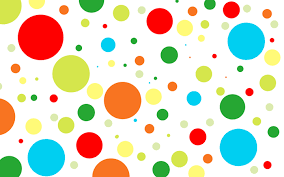
#> input picture 13-aug/circles.jpg, 284 x 177 px
$ jupyter execute 'Circle Detection.ipynb'
#> lines starting #> are read from the running program, lines starting #| are printed output that depends on the picture; after the words box and inside, x2 and y2 are one past the last pixel; in counts of white or black regions, pixels touching at a corner belong together
[cell 1]
import cv2
import numpy as np
import matplotlib.pyplot as plt

[cell 2]
image = cv2.imread('circles.jpg')
#> image is the input picture: shape (177, 284, 3); mean B, G, R 199.1, 221, 222.9

[cell 3]
gray = cv2.cvtColor(image, cv2.COLOR_BGR2GRAY)
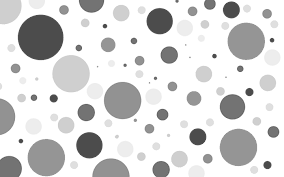
#> gray: shape (177, 284); min 76, max 255, mean 219.1

[cell 4]
gray = cv2.medianBlur(gray, 5)

[cell 5]
circles = cv2.HoughCircles(gray, cv2.HOUGH_GRADIENT, 1, 20,
                           param1=50, param2=30, minRadius=0, maxRadius=0)
#> circles = 27 rows, first 8: [40.5, 36.5, 22.1], [122.5, 99.5, 18.3], [70.5, 73.5, 19.1], [237.5, 147.5, 18.3], [45.5, 157.5, 19.1], [159.5, 20.5, 13.2], [110.5, 176.5, 18.8], [203.5, 73.5, 8.2]

[cell 6]
circles = np.uint16(np.around(circles))
#> circles = 27 rows, first 8: [40, 36, 22], [122, 100, 18], [70, 74, 19], [238, 148, 18], [46, 158, 19], [160, 20, 13], [110, 176, 19], [204, 74, 8]

[cell 7]
for i in circles[0, :]:
    cv2.circle(image, (i[0], i[1]), i[2], (0, 255, 0), 2)
    cv2.circle(image, (i[0], i[1]), 2, (0, 0, 255), 3)
#> this loop made 27 passes
#> i on passes 1 to 12: [40, 36, 22], [122, 100, 18], [70, 74, 19], [238, 148, 18], [46, 158, 19], [160, 20, 13], [110, 176, 19], [204, 74, 8], [66, 124, 8], [120, 12, 8], [268, 82, 8], [88, 144, 12]
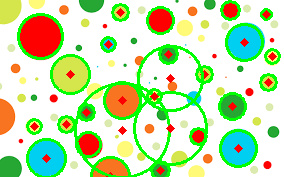
#> image: shape (177, 284, 3); 15.28% of pixels changed, all inside (x1, y1, x2, y2) = (17, 0, 281, 177)

[cell 8]
plt.imshow(cv2.cvtColor(image, cv2.COLOR_BGR2RGB))
plt.show()

$ run again, with 13-aug/field_template.jpg copied over 13-aug/circles.jpg
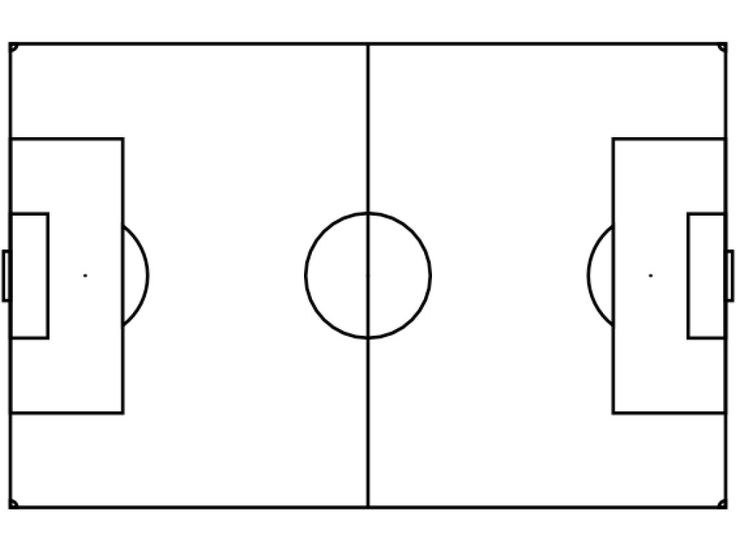
#> input picture 13-aug/field_template.jpg, 736 x 552 px
#> image is the input picture: shape (552, 736, 3); min 0, max 255, mean 244
#> `gray = cv2.medianBlur(gray, 5)`:
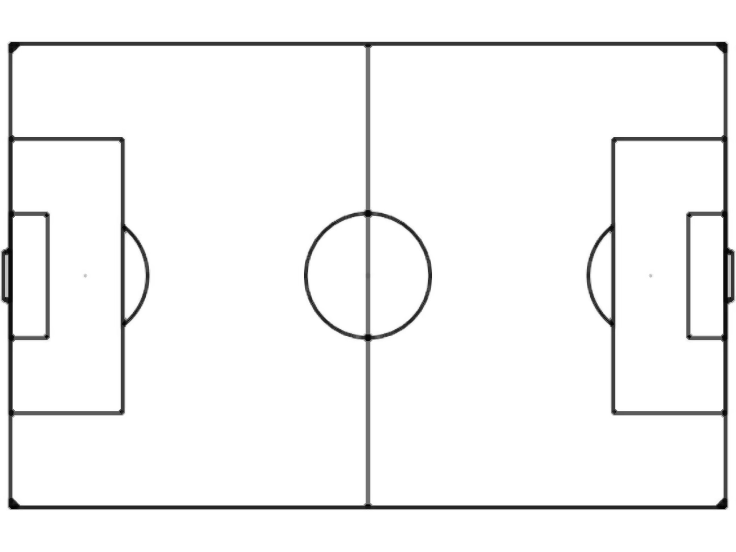
#> gray: shape (552, 736); min 0, max 255, mean 245.2
#> `circles = cv2.HoughCircles(gray, cv2.HOUGH_GRADIENT, 1, 20, param1=50,..`: circles = 66 rows, first 8: [367.5, 274.5, 60.5], [235.5, 275.5, 235], [490.5, 265.5, 243.8], [278.5, 275.5, 234.5], [252.5, 292.5, 251.9], [216.5, 293.5, 215.7], [485.5, 289.5, 248.6], [519.5, 290.5, 214.7]
#> `circles = np.uint16(np.around(circles))`: circles = 66 rows, first 8: [368, 274, 60], [236, 276, 235], [490, 266, 244], [278, 276, 234], [252, 292, 252], [216, 294, 216], [486, 290, 249], [520, 290, 215]
#> the loop `for i in circles[0, :]:` made 66 passes
#> after the loop `for i in circles[0, :]:`:
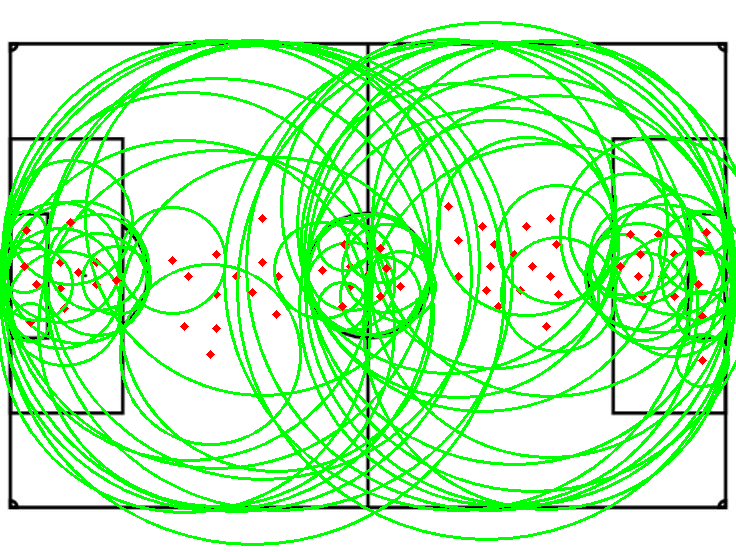
#> image: shape (552, 736, 3); mean B, G, R 183.4, 248.1, 184.9

$ run again, with 13-aug/field_template1.jpg copied over 13-aug/circles.jpg
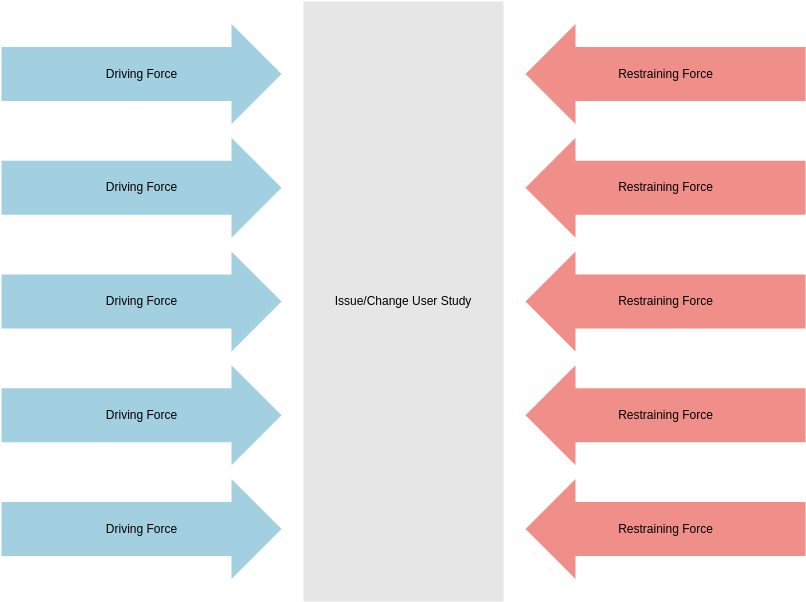
#> input picture 13-aug/field_template1.jpg, 806 x 602 px
#> image is the input picture: shape (602, 806, 3); mean B, G, R 225.1, 223.4, 231.1
#> `gray = cv2.cvtColor(image, cv2.COLOR_BGR2GRAY)`:
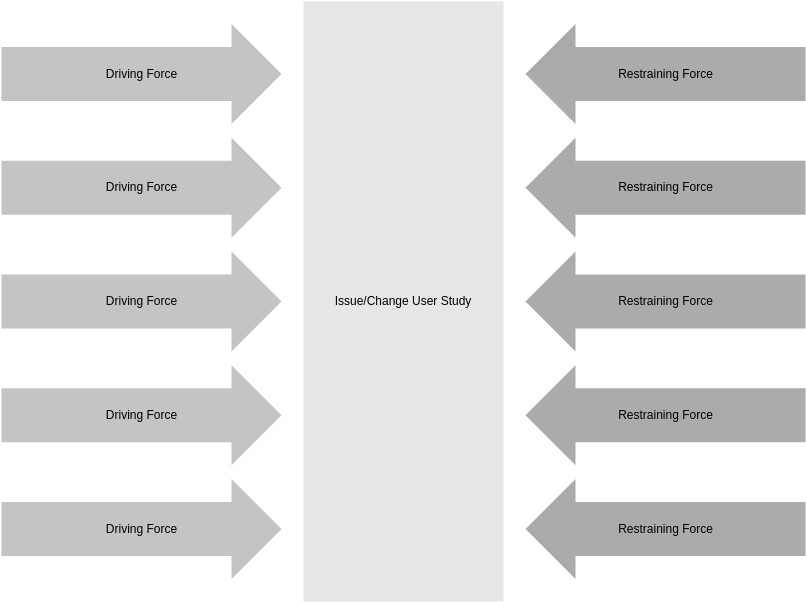
#> gray: shape (602, 806); min 0, max 255, mean 225.8
#> `circles = cv2.HoughCircles(gray, cv2.HOUGH_GRADIENT, 1, 20, param1=50,..`: circles = 31 rows, first 8: [371.5, 415.5, 144.2], [374.5, 187.5, 146.7], [335.5, 415.5, 119.3], [478.5, 301.5, 113.6], [332.5, 187.5, 117.6], [88.5, 415.5, 87.9], [194.5, 414.5, 86.8], [198.5, 301.5, 59.1]
#> `circles = np.uint16(np.around(circles))`: circles = 31 rows, first 8: [372, 416, 144], [374, 188, 147], [336, 416, 119], [478, 302, 114], [332, 188, 118], [88, 416, 88], [194, 414, 87], [198, 302, 59]
#> the loop `for i in circles[0, :]:` made 31 passes
#> after the loop `for i in circles[0, :]:`:
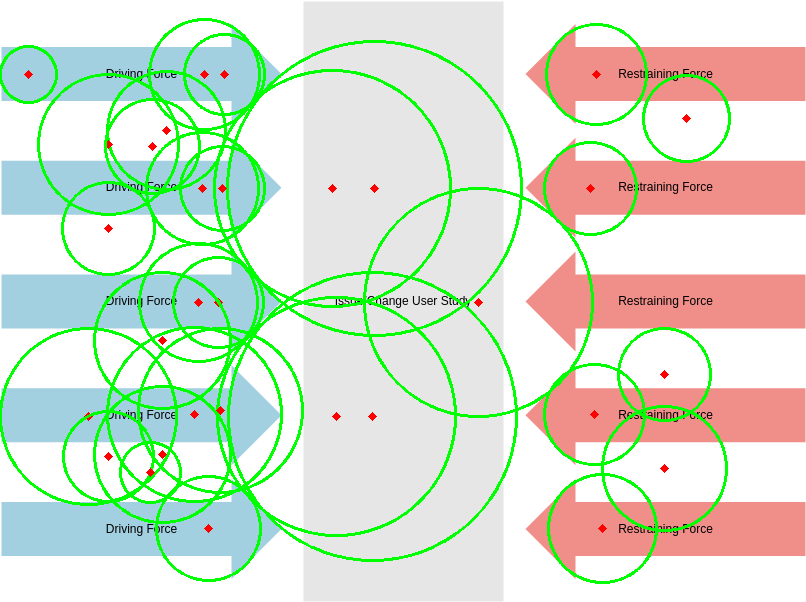
#> image: shape (602, 806, 3); 7.69% of pixels changed, all inside (x1, y1, x2, y2) = (0, 18, 731, 584)
